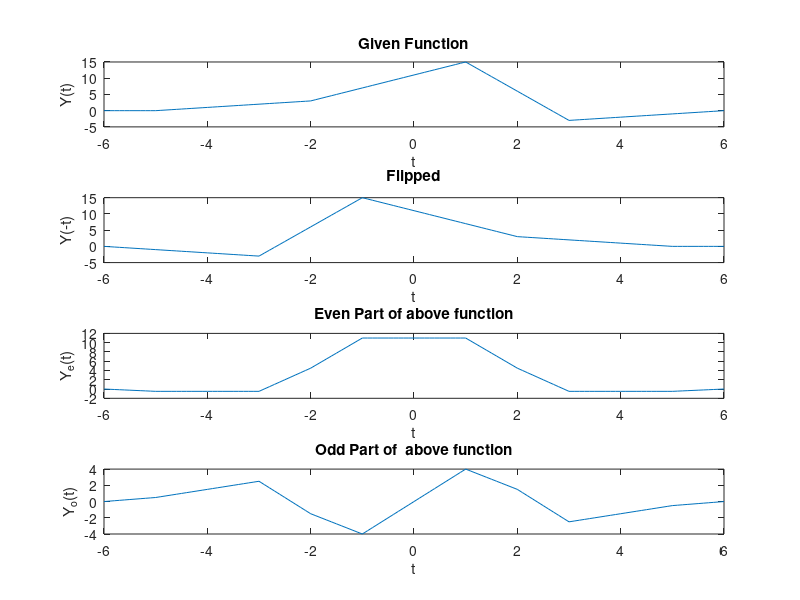

Write the MATLAB code that produced this figure. (Note: this script raises an error after producing the figure.)
clc;
clearvars *;
t = -6:0.1:6;
y = zeros(1, length(t));
for i = 1:length(t)
    if(t(i) >= -6 && t(i) <= -5)
        y(i) = 0;
    elseif(t(i) > -5 && t(i) <= -2)
        y(i) = t(i) + 5;
    elseif(t(i) > -2 && t(i) <= 1)
        y(i) = 11 + (4 * t(i));
    elseif(t(i) > 1 && t(i) <= 3)
        y(i) = 24 - (9 * t(i));
    else
        y(i) = t(i) - 6;
    end
end
subplot(4,1,1);
plot(t, y);
xlabel('t');
ylabel('Y(t)');
title('Given Function')

yneg = flip(y);
subplot(4,1,2);
plot(t, yneg);
xlabel('t');
ylabel('Y(-t)');
title('Flipped');

evener = (y + yneg) / 2;
subplot(4,1,3);
plot(t, evener);
xlabel('t');
ylabel('Y_e(t)');
title('Even Part of above function');


odder = (y - yneg) / 2;
subplot(4,1,4);
plot(t, odder);
xlabel('t');
ylabel('Y_o(t)');
title('Odd Part of  above function');

sgtitle('InLab - Q6 - 22102109')